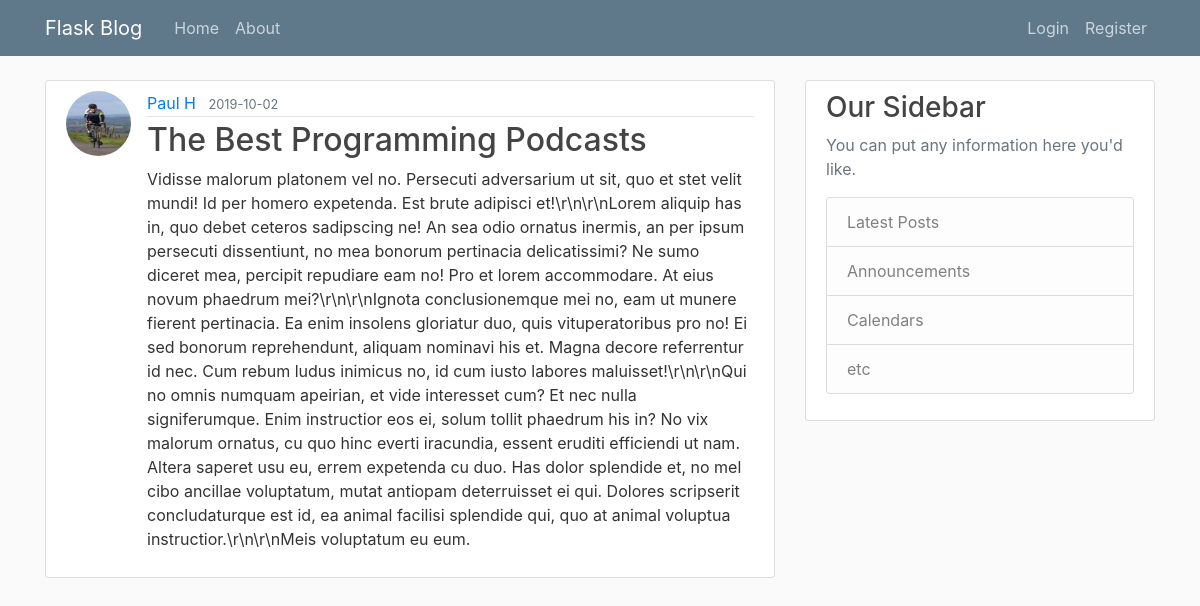
/post/11, run on the app's committed database.
### flaskblog/models.py (models this page shows, shortened)
class User(db.Model, UserMixin):
    id = db.Column(db.Integer, primary_key=True)
    username = db.Column(db.String(20), unique=True, nullable=False)
    email = db.Column(db.String(120), unique=True, nullable=False)
    image_file = db.Column(db.String(20), nullable=False, default='default.jpg')
    password = db.Column(db.String(60), nullable=False)
    posts = db.relationship('Post', backref='author', lazy=True)

class Post(db.Model):
    id = db.Column(db.Integer, primary_key=True)
    title = db.Column(db.String(100), nullable=False)
    date_posted = db.Column(db.DateTime, nullable=False, default=datetime.utcnow)
    content = db.Column(db.Text, nullable=False)
    user_id = db.Column(db.Integer, db.ForeignKey('user.id'), nullable=False)

### flaskblog/posts/routes.py (the view)
@posts.route('/post/<int:post_id>')
def post(post_id):
    post = Post.query.get_or_404(post_id)
    return render_template('post.html', title=post.title, post=post)

### flaskblog/templates/post.html (shortened to what this page needs)
{% extends 'layout.html' %}
{% block content %}
    <article class="media content-section">
        <img class="rounded-circle article-img" src="{{ url_for('static', filename='profile_pics/' + post.author.image_file) }}">
        <div class="media-body">
            <div class="article-metadata">
                <a class="mr-2" href="{{ url_for('users.user_posts', username=post.author.username) }}">{{ post.author.username }}</a>
                <small class="text-muted">{{ post.date_posted.strftime('%Y-%m-%d') }}</small>
            </div>
            <h2 class="article-title">{{ post.title }}</h2>
            <p class="article-content">{{ post.content }}</p>
        </div>
    </article>
{% endblock content %}

### flaskblog/static/main.css (style rules this page uses)
body { background: #fafafa; color: #333333; margin-top: 5rem; }
h1, h2, h3, h4, h5, h6 { color: #444444; }
.content-section { background: #ffffff; padding: 10px 20px; border: 1px solid #dddddd; border-radius: 3px; margin-bottom: 20px; }
.article-title { color: #444444; }
.article-content { white-space: pre-line; }
.article-img { height: 65px; width: 65px; margin-right: 16px; }
.article-metadata { padding-bottom: 1px; margin-bottom: 4px; border-bottom: 1px solid #e3e3e3 }

### data on the page
User: image_file (picture), author.username "Paul H"
Post: date_posted "2019-10-02", title "The Best Programming Podcasts", content "Vidisse malorum platonem vel no. Persecuti adversarium ut sit, quo et stet velit mundi! Id per homero expetenda. Est brute adipisci et!\\r\\n\\r\\nLorem aliquip has in, quo debet ceteros sadipscing ne! An sea odio ornatus inermis, an per ipsum persecuti dissentiunt, no mea bonorum pertinacia delicatissimi? Ne sumo diceret mea, percipit repudiare eam no! Pro et lorem accommodare. At eius novum phaedrum mei?\\r\\n\\r\\nIgnota conclusionemque mei no, eam ut munere fierent pertinacia. Ea enim insolens gloriatur duo, quis vituperatoribus pro no! Ei sed bonorum reprehendunt, aliquam nominavi his et. Magna decore referrentur id nec. Cum rebum ludus inimicus no, id cum iusto labores maluisset!\\r\\n\\r\\nQui…"
